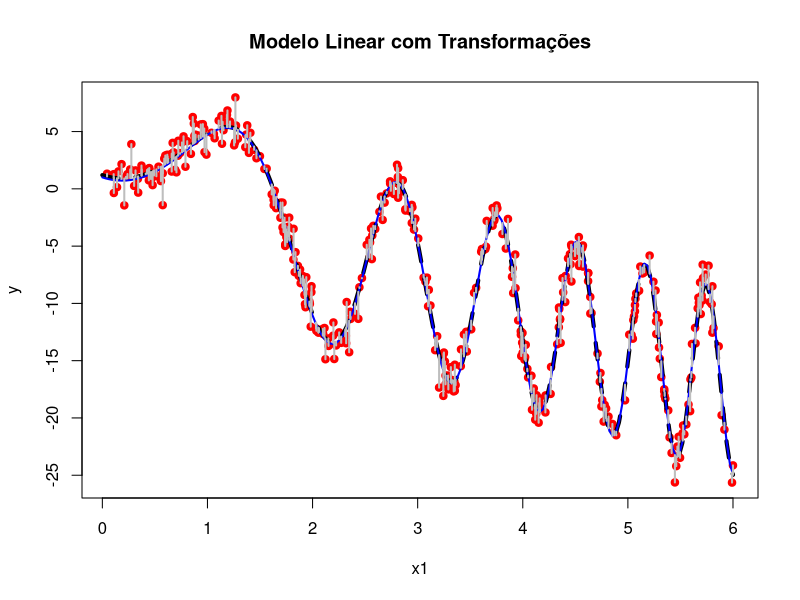
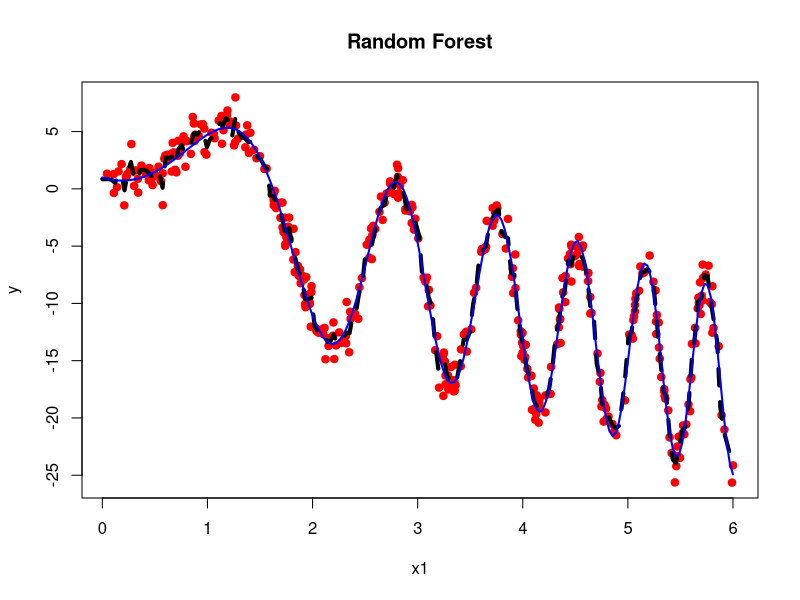
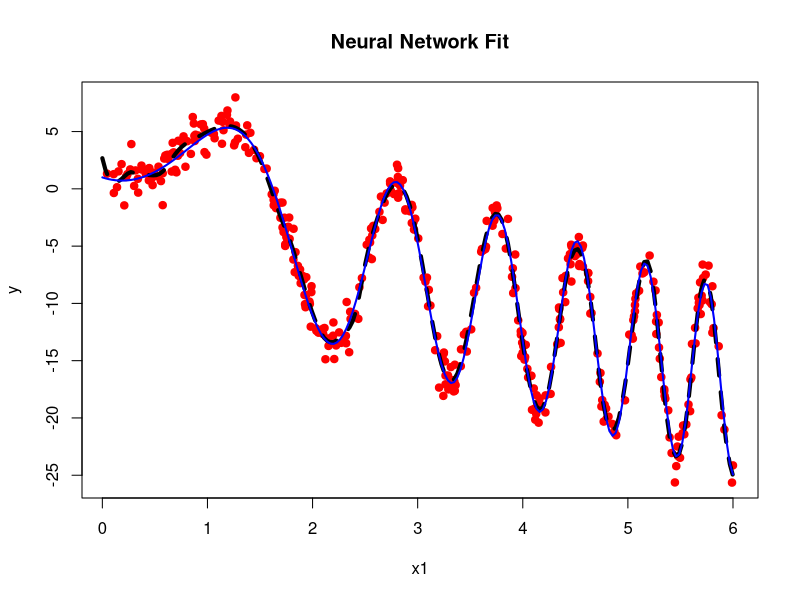

These figures' R source, in order:
# -------------------------------------------------------------
# Simulação de Dados e Comparação: Regressão Linear vs Random Forest
# -------------------------------------------------------------
set.seed(1056)                     # Garantir reprodutibilidade
nobs <- 400                        # Número de observações

# -------------------------------------------------------------
# 1. Geração dos Dados
# -------------------------------------------------------------
x1 <- runif(nobs, 0, 6)            # Covariável uniforme entre 0 e 6
mu <- 1 - 3 * x1 + 8 * sin(x1^2)   # Linha verdadeira (modelo gerador)
y <- rnorm(nobs, mu, sd=1)         # Variável resposta com ruído normal

# -------------------------------------------------------------
# 2. Ajuste do Modelo Linear com Transformações Não-lineares
# -------------------------------------------------------------
fit <- lm(y ~ x1 + I(x1^3) + I(sin(x1^2)))  # Ajuste do modelo linear
summary(fit)                                # Resumo do ajuste

# Predição no grid
xx <- seq(0, 6, length = 200)
ypred <- predict(fit, newdata = list(x1 = xx), type = "response")

# Visualização do ajuste
plot(x1, y, pch = 19, col = "red", main = "Modelo Linear com Transformações")
lines(xx, ypred, col = 'black', lwd = 4, lty = 2)             # Linha predita pelo modelo
lines(xx, 1 - 3 * xx + 8 * sin(xx^2), col = 'blue', lwd = 2)  # Linha verdadeira
segments(x1, fitted(fit), x1, y, lwd = 2, col = "gray")       # Resíduos

# -------------------------------------------------------------
# 3. Ajuste com Random Forest
# -------------------------------------------------------------
library(randomForest)
fitRF <- randomForest(y ~ x1)       # Ajuste com Random Forest
print(fitRF)                        # Exibe resumo do modelo

# Predição no grid
ypredRF <- predict(fitRF, newdata = list(x1 = xx), type = "response")

# Visualização do ajuste
plot(x1, y, pch = 19, col = "red", main = "Random Forest")
lines(xx, ypredRF, col = 'black', lwd = 4, lty = 2)            # Linha predita pelo RF
lines(xx, 1 - 3 * xx + 8 * sin(xx^2), col = 'blue', lwd = 2)   # Linha verdadeira
#segments(x1, fitRF$predicted, x1, y, lwd = 2, col = "gray")    # Resíduos




# Supondo que x1 e y já estão definidos como no seu exemplo anterior
x1_df <- data.frame(x1 = x1)
xx_df <- data.frame(x1 = xx)

# Ajusta a rede neural com 1 entrada e 25 neurônios ocultos
nn_mod <- nnet::nnet(
  x = x1_df,
  y = y,
  size = 75,
  linout = TRUE,       # para regressão (em vez de softmax = FALSE, que é para classificação)
  maxit = 500,
  decay = 1e-4,
  trace = FALSE
)

# Predição
ypredMLP <- predict(nn_mod, newdata = xx_df)

# Visualização
plot(x1, y, pch = 19, col = "red", main = "Neural Network Fit")
lines(xx, ypredMLP, col = 'black', lwd = 4, lty = 2)              # Linha predita pela MLP
lines(xx, 1 - 3 * xx + 8 * sin(xx^2), col = 'blue', lwd = 2)     # Linha verdadeira


